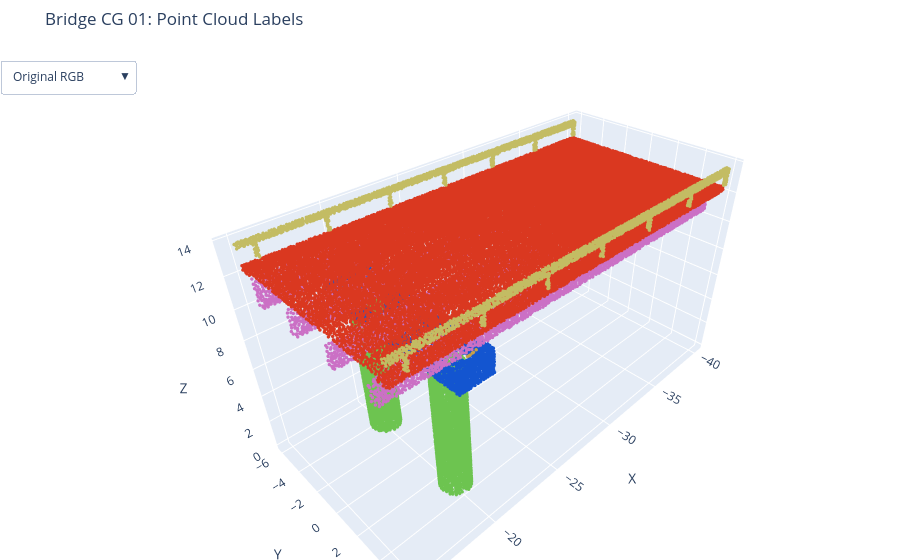

The notebook cell saved with this chart:
### Code cell
import numpy as np
import plotly.graph_objects as go
from plotly.colors import qualitative
from plyfile import PlyData

path = "/storage/jothi/Yash/Datasets/correct_instance_labeled datasets_with_normals/Bridge CG 01_instance_cloud_crop_0.ply"

# Load PLY data
data = PlyData.read(path)["vertex"].data

xyz = np.column_stack([data["x"], data["y"], data["z"]])
rgb = np.column_stack([data["red"], data["green"], data["blue"]])
class_ids = np.asarray(data["class_id"])
instance_ids = np.asarray(data["instance_id"])

# Convert RGB to 0-255 if necessary
if rgb.max() <= 1:
    rgb = rgb * 255
rgb = np.clip(rgb, 0, 255).astype(np.uint8)

# Generate a distinct colour for each unique label
palette = qualitative.Alphabet + qualitative.Dark24 + qualitative.Light24

def make_colors(labels):
    unique_labels = np.unique(labels)
    color_map = {
        label: palette[i % len(palette)]
        for i, label in enumerate(unique_labels)
    }
    return [color_map[label] for label in labels], color_map

semantic_colors, semantic_map = make_colors(class_ids)
instance_colors, instance_map = make_colors(instance_ids)

original_colors = [
    f"rgb({r},{g},{b})" for r, g, b in rgb
]

# Create interactive figure
fig = go.Figure()

for name, colors, visible in [
    ("Original RGB", original_colors, True),
    ("Semantic classes", semantic_colors, False),
    ("Instance IDs", instance_colors, False),
]:
    fig.add_trace(go.Scatter3d(
        x=xyz[:, 0],
        y=xyz[:, 1],
        z=xyz[:, 2],
        mode="markers",
        marker=dict(size=2, color=colors, opacity=1),
        name=name,
        visible=visible,
        hovertemplate=(
            "X: %{x:.3f}<br>"
            "Y: %{y:.3f}<br>"
            "Z: %{z:.3f}<extra></extra>"
        )
    ))

fig.update_layout(
    title="Bridge CG 01: Point Cloud Labels",
    scene=dict(
        aspectmode="data",
        xaxis_title="X",
        yaxis_title="Y",
        zaxis_title="Z"
    ),
    updatemenus=[dict(
        buttons=[
            dict(
                label=name,
                method="update",
                args=[
                    {"visible": [i == j for i in range(3)]},
                    {"title": name}
                ]
            )
            for j, name in enumerate([
                "Original RGB",
                "Semantic classes",
                "Instance IDs"
            ])
        ],
        direction="down",
        x=0.02,
        y=0.98
    )],
    margin=dict(l=0, r=0, b=0, t=50)
)

fig.show()

### Figure 1 — Plotly figure (JSON) as saved in the notebook; plotly's stock layout.template omitted (floating-point values rounded to 4 significant figures; data arrays with more than 128 entries replaced by an {"elided": "..."} marker saying what was removed)
{"data": [{"hovertemplate": "X: %{x:.3f}<br>Y: %{y:.3f}<br>Z: %{z:.3f}<extra></extra>", "marker": {"color": {"elided": "40000 str values"}, "opacity": 1, "size": 2}, "mode": "markers", "name": "Original RGB", "type": "scatter3d", "visible": true, "x": {"elided": "40000 float values"}, "y": {"elided": "40000 float values"}, "z": {"elided": "40000 float values"}}, {"hovertemplate": "X: %{x:.3f}<br>Y: %{y:.3f}<br>Z: %{z:.3f}<extra></extra>", "marker": {"color": {"elided": "40000 str values"}, "opacity": 1, "size": 2}, "mode": "markers", "name": "Semantic classes", "type": "scatter3d", "visible": false, "x": {"elided": "40000 float values"}, "y": {"elided": "40000 float values"}, "z": {"elided": "40000 float values"}}, {"hovertemplate": "X: %{x:.3f}<br>Y: %{y:.3f}<br>Z: %{z:.3f}<extra></extra>", "marker": {"color": {"elided": "40000 str values"}, "opacity": 1, "size": 2}, "mode": "markers", "name": "Instance IDs", "type": "scatter3d", "visible": false, "x": {"elided": "40000 float values"}, "y": {"elided": "40000 float values"}, "z": {"elided": "40000 float values"}}], "layout": {"margin": {"b": 0, "l": 0, "r": 0, "t": 50}, "scene": {"aspectmode": "data", "xaxis": {"title": {"text": "X"}}, "yaxis": {"title": {"text": "Y"}}, "zaxis": {"title": {"text": "Z"}}}, "title": {"text": "Bridge CG 01: Point Cloud Labels"}, "updatemenus": [{"buttons": [{"args": [{"visible": [true, false, false]}, {"title": "Original RGB"}], "label": "Original RGB", "method": "update"}, {"args": [{"visible": [false, true, false]}, {"title": "Semantic classes"}], "label": "Semantic classes", "method": "update"}, {"args": [{"visible": [false, false, true]}, {"title": "Instance IDs"}], "label": "Instance IDs", "method": "update"}], "direction": "down", "x": 0.02, "y": 0.98}]}}
